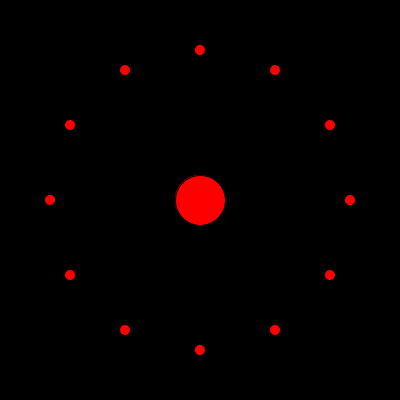
Frame 1 (no input)
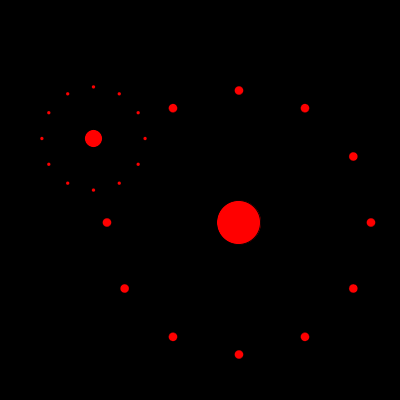
Frame 60 (the mouse pressed at the canvas centre just before this capture)
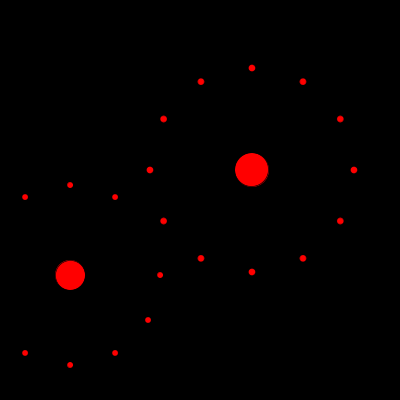
Frame 120 (the mouse held since frame 60 and released just before this capture)

The Processing sketch that drew these frames (run headless with seeded random() and noise(); from frame 60 on, the mouse is pressed at the canvas centre):

// Processing sketch: processing_16036
// ── processing_16036.pde

/*

"Shiva Dances In the Red Light Bulb"

Copyright (c) 2010 Donald E. Llopis <machinezilla@gmail.com>

Permission is hereby granted, free of charge, to any person obtaining
a copy of this software and associated documentation files (the
"Software"), to deal in the Software without restriction, including
without limitation the rights to use, copy, modify, merge, publish,
distribute, sublicense, and/or sell copies of the Software, and to
permit persons to whom the Software is furnished to do so, subject to
the following conditions:

The above copyright notice and this permission notice shall be
included in all copies or substantial portions of the Software.

THE SOFTWARE IS PROVIDED "AS IS", WITHOUT WARRANTY OF ANY KIND,
EXPRESS OR IMPLIED, INCLUDING BUT NOT LIMITED TO THE WARRANTIES OF
MERCHANTABILITY, FITNESS FOR A PARTICULAR PURPOSE AND
NONINFRINGEMENT. IN NO EVENT SHALL THE AUTHORS OR COPYRIGHT HOLDERS BE
LIABLE FOR ANY CLAIM, DAMAGES OR OTHER LIABILITY, WHETHER IN AN ACTION
OF CONTRACT, TORT OR OTHERWISE, ARISING FROM, OUT OF OR IN CONNECTION
WITH THE SOFTWARE OR THE USE OR OTHER DEALINGS IN THE SOFTWARE.

*/

//import processing.opengl.*;

float center_x, center_y;
float dt;

float theta;

Shiva shiva0;
Shiva shiva1;

Shiva curShiva;
Shiva prevShiva;

final int MAX_SHIVAS = 12;
PVector [] shivaPos = new PVector[MAX_SHIVAS];

boolean pause;
int startTime;
int pauseTime;

void setup() {
  size(400, 400);

  center_x = width / 2;
  center_y = height / 2;

  dt = 0.0;
  theta = 0.0;
  
  // setup shiva positions
  shivaPos[0] = new PVector(0.0, 0.0);
  float theta = 0.0;
  for (int i=0; i<MAX_SHIVAS; i++) {    
    float x = Shiva.RING_RADIUS * cos(theta);
    float y = Shiva.RING_RADIUS * sin(theta);    
    shivaPos[i] = new PVector(x, y);
    theta += PI / 6.0;
  }

  shiva0 = new Shiva(shivaPos);
  shiva1 = new Shiva(shivaPos);  
  curShiva = shiva0;
  prevShiva = shiva1;

  pause = true;
  startTime = millis();
  pauseTime = 250;
}


void draw() {
  background(0);
  fill(255, 0, 0);
  translate(center_x, center_y);
  scale(1.0, -1.0);

  if (pause) {
    int now = millis() - startTime;
    if (now > pauseTime) {     
      pause = false;
      int n = (int) random(0, 100);
      if (n < 25) {
        initShivaTransitionToParent();
      }
      else {
        initShivaTransitionToChild((int)random(0,MAX_SHIVAS));
      }
    }
  }

  curShiva.update();
  prevShiva.update();

  if (!pause 
    && (curShiva.state == Shiva.SHIVA_HIDDEN) 
    && (prevShiva.state == Shiva.SHIVA_IDLE)) {

    // start timer again and flip shiva's
    pause = true;
    pauseTime = (int) random(10, 150);
    startTime = millis();
    Shiva tmpShiva = curShiva;
    curShiva = prevShiva;
    prevShiva = tmpShiva;
  }
}


void initShivaTransitionToParent() {
  prevShiva.setRandomId();
  prevShiva.setScaleInPos(prevShiva.startPos.x * -2.0, prevShiva.startPos.y * -2.0);
  prevShiva.resetShiva();
  prevShiva.state = Shiva.SHIVA_SCALE_IN;

  curShiva.state = Shiva.SHIVA_SCALE_OUT;
  curShiva.setScaleOutPos(prevShiva.startPos.x * 2.0, prevShiva.startPos.y * 2.0);
  curShiva.resetShiva();
}

void initShivaTransitionToChild(int childId) {  
  prevShiva.setId(childId);
  prevShiva.setScaleInPos(prevShiva.startPos.x, prevShiva.startPos.y);
  prevShiva.resetShiva();
  prevShiva.state = Shiva.SHIVA_SCALE_IN;

  curShiva.state = Shiva.SHIVA_SCALE_OUT;
  curShiva.setScaleOutPos(prevShiva.startPos.x * -2.0, prevShiva.startPos.y * -2.0);
  curShiva.resetShiva();
  curShiva.hideChildId = prevShiva.id;
}

class Shiva {

  public PVector startPos;
  public PVector scaleInPos;
  public PVector scaleOutPos;

  float tx, ty;

  float parentScale;
  final float childScale = 1.0 / 5.0;

  public int id;
  public int hideChildId;

  public static final float RING_RADIUS = 150.0;
  public static final float SHIVA_RADIUS = 50.0;

  int maxChildren;
  final float dTheta = PI / 6;
  float dt;
  
  // shiva states
  public static final int SHIVA_IDLE = 0;
  public static final int SHIVA_SCALE_IN = 1;
  public static final int SHIVA_SCALE_OUT = 2;
  public static final int SHIVA_HIDDEN = 3;

  public int state;

  public Shiva(PVector [] shivaPos) {
    maxChildren = shivaPos.length;
    id = (int) random(0, maxChildren);    
    startPos = shivaPos[id];
    tx = 0.0;
    ty = 0.0;    
    dt = 0.0;
    state = SHIVA_IDLE;
    parentScale = 1.0;
    scaleInPos = new PVector(0.0, 0.0);
    scaleOutPos = new PVector(0.0, 0.0);
    hideChildId = -1;
  }

  public void setScaleInPos(float x, float y) {
    scaleInPos.x = x;
    scaleInPos.y = y;
    tx = x;
    ty = y;
    dt = 0.0;
  }

  public void setScaleOutPos(float x, float y) {
    scaleOutPos.x = x;
    scaleOutPos.y = y;
    tx = x;
    ty = y;
    dt = 0.0;
  }

  public void setRandomId() {
    id = (int) random(0, maxChildren);
    updateStartPos();
  }

  public void setId(int id) {
    this.id = id;
    updateStartPos();
  }

  private void updateStartPos() {
    startPos = shivaPos[id];
  }

  public void resetShiva() {
    dt = 0.0;
    hideChildId = -1;
  }

  public void update() {

    switch (state) {

    case SHIVA_SCALE_IN:
      dt += 0.03;
      scaleIn();      
      break;

    case SHIVA_SCALE_OUT:
      dt += 0.025;
      scaleOut();
      break;
    }

    if (dt > 1.0) {
      dt = 0.0;
      if (state == SHIVA_SCALE_OUT) {      
        state = SHIVA_HIDDEN;
      }
      else {
        state = SHIVA_IDLE;
        hideChildId = -1;
      }
    }

    if (state != SHIVA_HIDDEN) {
      draw();
    }
  }

  void scaleIn() {
    tx = lerp(scaleInPos.x, 0.0, dt);
    ty = lerp(scaleInPos.y, 0.0, dt);
    parentScale = lerp(childScale, 1.0, dt);
  }

  void scaleOut() {
    tx = lerp(0.0, scaleOutPos.x, dt);
    ty = lerp(0.0, scaleOutPos.y, dt);
    parentScale = lerp(1.0, childScale, dt);
  }

  public void draw() {
    float theta;
    pushMatrix();   
    translate(tx, ty);
    scale(parentScale);      
    ellipse(0, 0, SHIVA_RADIUS, SHIVA_RADIUS);   

    theta = 0.0;
    for (int i=0, curId = 0; i<maxChildren; i++, curId ++) {
      pushMatrix();
      rotate(theta);
      translate(RING_RADIUS, 0.0);
      scale(childScale);
      if (hideChildId != curId) {
        ellipse(0, 0, SHIVA_RADIUS, SHIVA_RADIUS);
      }
      popMatrix();
      theta += dTheta;
    }
    popMatrix();
  }
}
